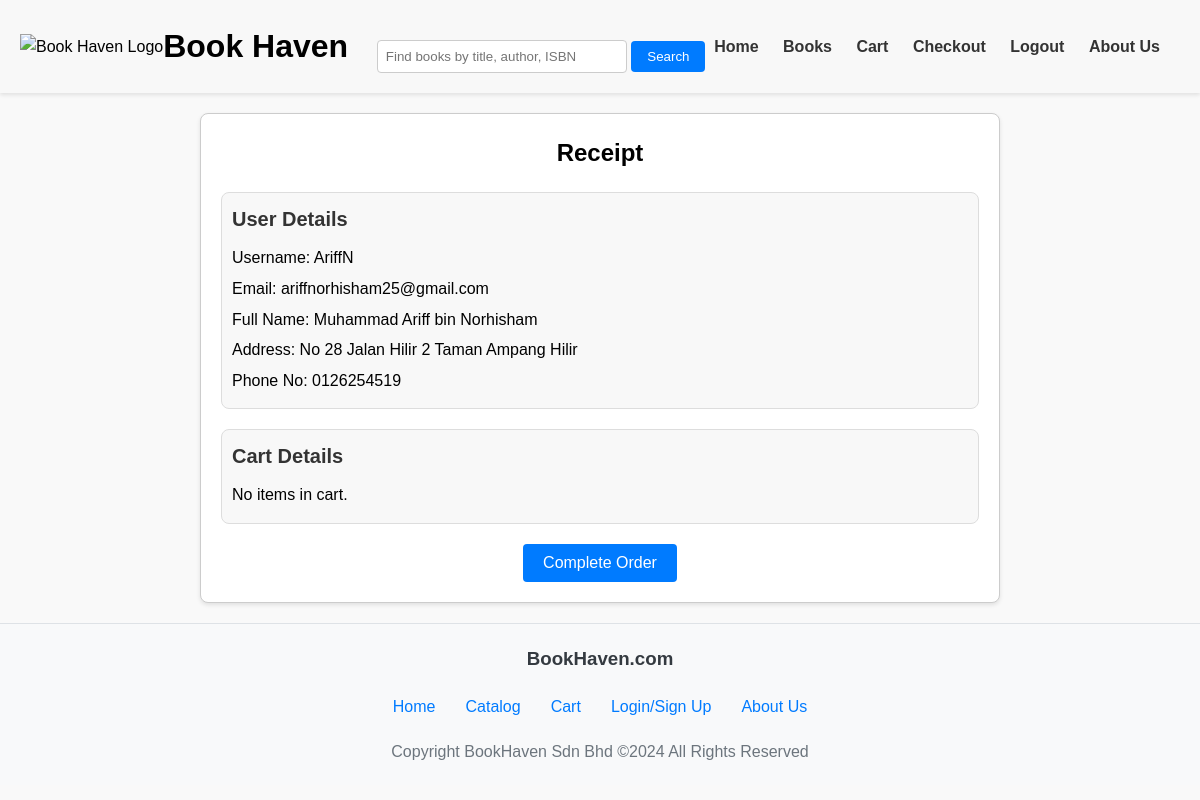
The app's page /checkoutHandler.php (signed in) with its own data.
### tables this page shows
CREATE TABLE `users` (
  `user_id` int(11) NOT NULL,
  `user_username` varchar(100) NOT NULL,
  `user_email` varchar(100) NOT NULL,
  `user_password` varchar(100) NOT NULL,
  `user_address` varchar(100) NOT NULL,
  `user_phoneNo` varchar(100) NOT NULL,
  `user_fullname` varchar(100) NOT NULL,
  `user_al` varchar(255) NOT NULL
);

### checkoutHandler.php (the view, shortened to what this page needs)
<?php
include("dbConn.php");
$user_id = $_SESSION['user_id'];
$user_sql = "SELECT user_username, user_email, user_address, user_phoneNo, user_fullname FROM users WHERE user_id = ?";
$user_stmt = $conn->prepare($user_sql);
$user_stmt->bind_param("i", $user_id);
$user_stmt->execute();
$user_result = $user_stmt->get_result();
$user_details = $user_result->fetch_assoc();
$cart_sql = "SELECT
                sc.order_quantity,
                b.book_title,
                b.book_price,
                b.book_img
            FROM
                shoppingcart sc
            JOIN
                book b ON sc.book_id = b.book_id
            WHERE
                sc.user_id = ?";
$cart_stmt = $conn->prepare($cart_sql);
$cart_stmt->bind_param("i", $user_id);
$cart_stmt->execute();
$cart_result = $cart_stmt->get_result();
?>
<!DOCTYPE html>
<html lang="en">
<head>
    <link rel="stylesheet" href="index.css">
</head>
<body>
<header>
    <div id="top-header">
        <div id="logo"><img src="media/BH_Logo.png" alt="Book Haven Logo"></div>
    </div>
    <h1>Book Haven</h1>
    <div class="search-container">
        <form action="#">
            <input type="text" placeholder="Find books by title, author, ISBN">
            <input type="submit" value="Search">
        </form>
    </div>
    <nav>
        <ul>
            <li><a href="index.php">Home</a></li>
            <li><a href="books.php">Books</a></li>
            <li><a href="cart.php">Cart</a></li>
            <li><a href="checkout.php">Checkout</a></li>
            <li><a href="logout.php">Logout</a></li>
            <li><a href="aboutUs.php">About Us</a></li>
        </ul>
    </nav>
</header>
<section id="checkout">
    <h2>Receipt</h2>
    <div class="user-details">
        <h3>User Details</h3>
        <p>Username: <?php echo htmlspecialchars($user_details['user_username']); ?></p>
        <p>Email: <?php echo htmlspecialchars($user_details['user_email']); ?></p>
        <p>Full Name: <?php echo htmlspecialchars($user_details['user_fullname']); ?></p>
        <p>Address: <?php echo htmlspecialchars($user_details['user_address']); ?></p>
        <p>Phone No: <?php echo htmlspecialchars($user_details['user_phoneNo']); ?></p>
    </div>
    <div class="cart-details">
        <h3>Cart Details</h3>
        <?php
        if ($cart_result->num_rows > 0) {
            while ($row = $cart_result->fetch_assoc()) {
                echo '<div class="cart-item">';
                echo '<img src="' . htmlspecialchars($row['book_img']) . '" class="book-image" alt="' . htmlspecialchars($row['book_title']) . '" />';
                echo '<h3>' . htmlspecialchars($row['book_title']) . '</h3>';
                echo '<p>Quantity: ' . htmlspecialchars($row['order_quantity']) . '</p>';
                echo '<p>Price: RM' . htmlspecialchars($row['book_price']) . '</p>';
                echo '</div>';
            }
        } else {
            echo '<p>No items in cart.</p>';
        }
        ?>
    </div>
    <form action="completeOrder.php" method="post">
        <button type="submit">Complete Order</button>
    </form>
</section>
<footer>
      <h3>BookHaven.com</h3>
      <ul>
        <li><a href="index.php">Home</a></li>
        <li><a href="books.php">Catalog</a></li>
        <li><a href="cart.php">Cart</a></li>
        <li><a href="login.php">Login/Sign Up</a></li>
        <li><a href="aboutUs.html">About Us</a></li>
      </ul>
      <p>Copyright BookHaven Sdn Bhd &copy;2024 All Rights Reserved</p>
      </footer>
</body>
</html>

### index.css (style rules this page uses)
* { margin: 0; padding: 0; box-sizing: border-box; }
header { background-color: #f8f8f8; padding: 20px; box-shadow: 0 2px 4px rgba(0, 0, 0, 0.1); display: flex; align-items: center; justify-content: space-between; }
h1 { margin-right: 20px; }
#logo img { width: 100px; height: auto; }
.search-container { flex: 1; text-align: center; }
.search-container form { display: inline-block; }
.search-container input[type="text"] { padding: 8px; border-radius: 4px; border: 1px solid #ccc; width: 250px; }
.search-container input[type="submit"] { padding: 8px 16px; border-radius: 4px; border: none; background-color: #007bff; color: #fff; cursor: pointer; transition: background-color 0.3s ease; }
nav ul { list-style: none; text-align: right; }
nav ul li { display: inline; margin-right: 20px; }
nav ul li a { text-decoration: none; color: #333; font-weight: bold; transition: color 0.3s ease; }
footer { background-color: #f8f9fa; padding: 20px 0; margin-top: 20px; border-top: 1px solid #dee2e6; text-align: center; }
footer h3 { margin-bottom: 20px; color: #343a40; }
footer ul { list-style: none; padding: 0; margin: 20px 0; display: flex; justify-content: center; flex-wrap: wrap; }
footer ul li { margin: 0 15px; }
footer ul li a { color: #007bff; text-decoration: none; transition: color 0.3s; }
footer p { margin-top: 20px; color: #6c757d; }
body { font-family: Arial, sans-serif; line-height: 1.6; background-color: #f9f9f9; margin: 0; padding: 0; }
#checkout { background-color: #fff; padding: 20px; margin: 20px auto; max-width: 800px; border: 1px solid #ccc; border-radius: 8px; box-shadow: 0 2px 4px rgba(0, 0, 0, 0.1); }
#checkout h2 { text-align: center; margin-bottom: 20px; font-size: 24px; }
#checkout h3 { margin-bottom: 10px; font-size: 20px; color: #333; }
.user-details, .cart-details { margin-bottom: 20px; padding: 10px; background-color: #f8f8f8; border-radius: 8px; border: 1px solid #ddd; }
.user-details p, .cart-details p { margin: 5px 0; }
form { text-align: center; margin-top: 20px; }
form button { padding: 10px 20px; border: none; border-radius: 4px; background-color: #007bff; color: #fff; font-size: 16px; cursor: pointer; transition: background-color 0.3s ease; }

### records on screen
users: user_username "AriffN", user_email "ariffnorhisham25@gmail.com", user_fullname "Muhammad Ariff bin Norhisham", user_address "No 28 Jalan Hilir 2 Taman Ampang Hilir", user_phoneNo "0126254519"
